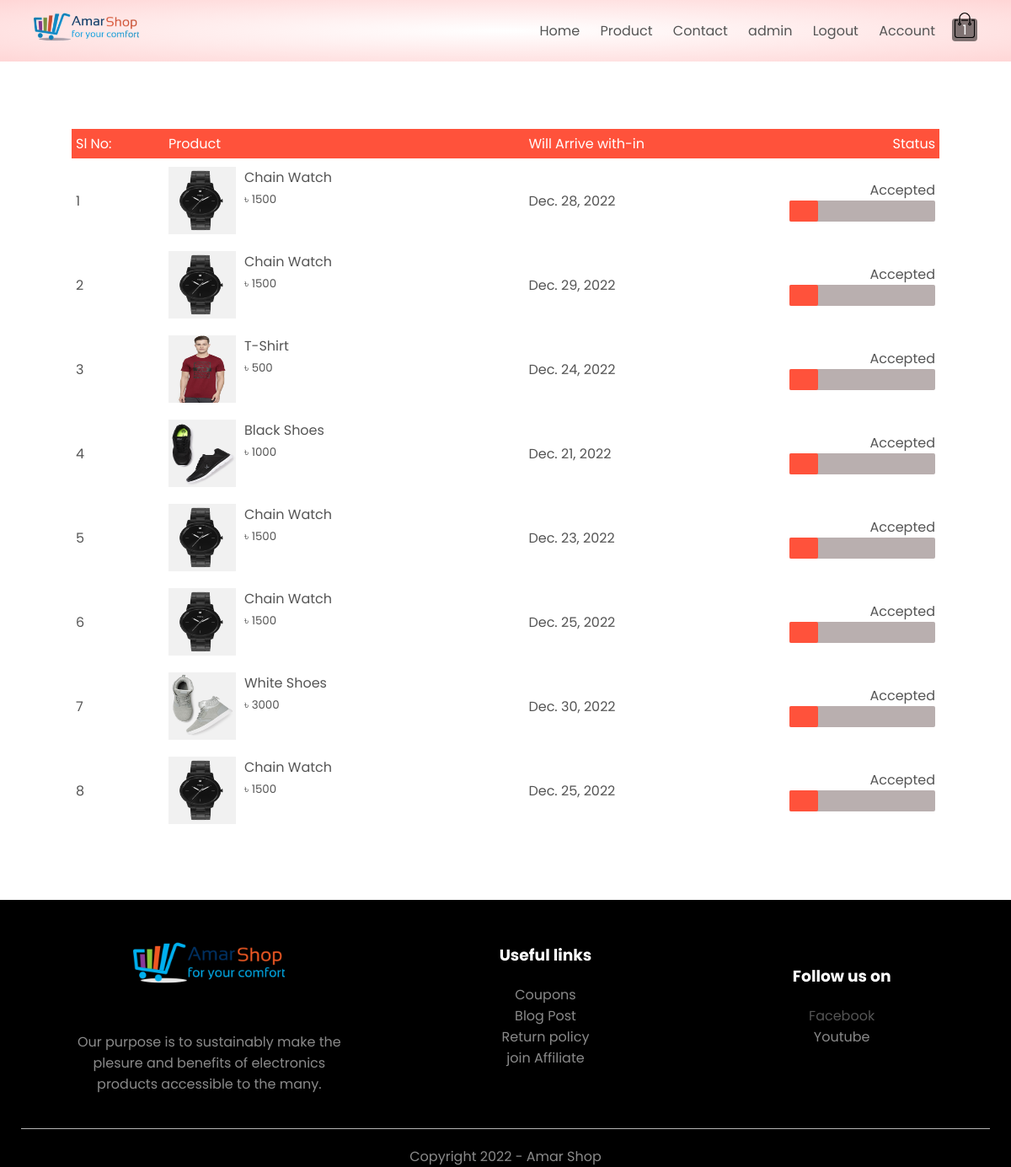
The app's page /track-orders/ (signed in), older data.
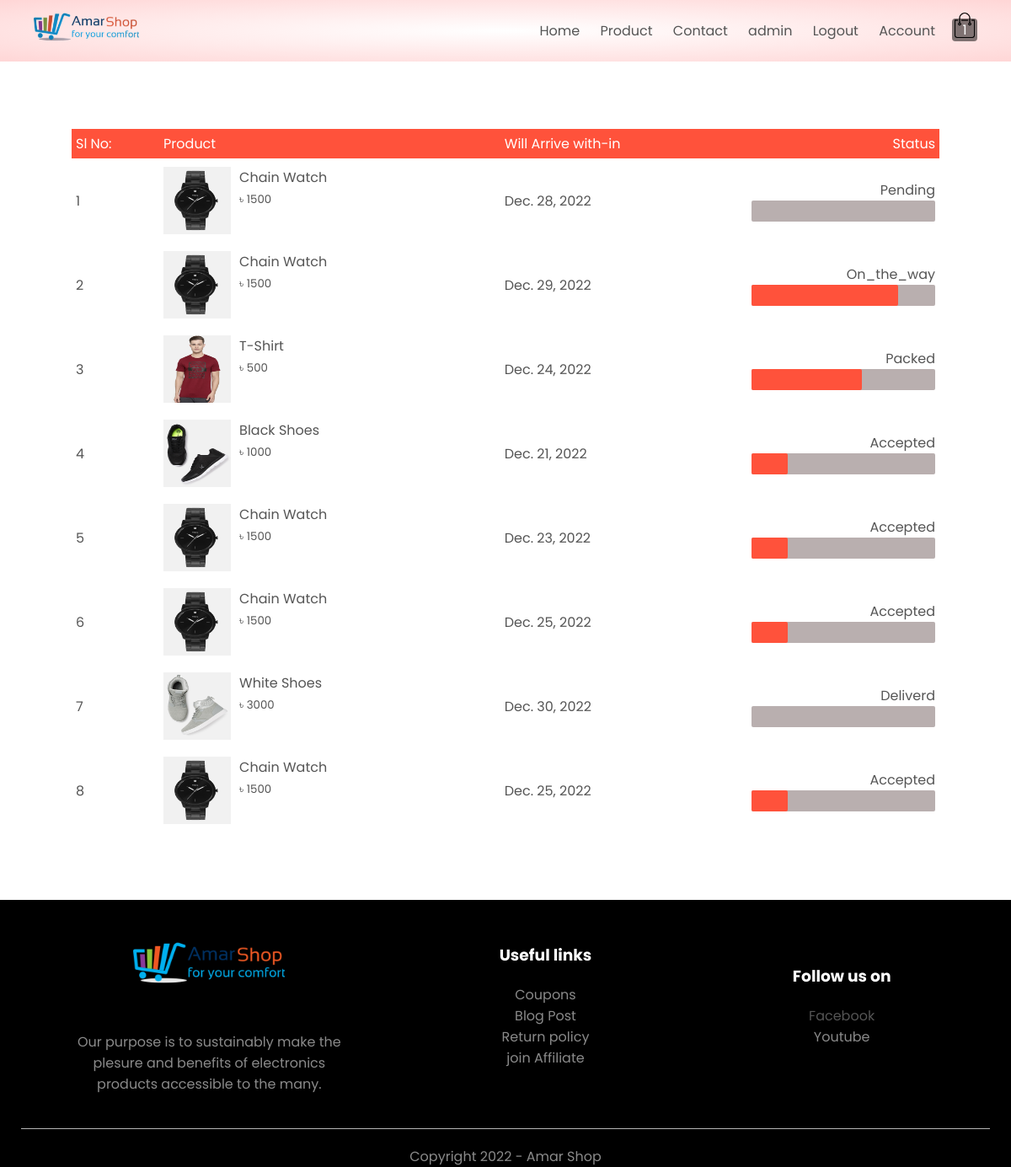
The same page, newer data.
### shop/models.py (models this page shows, shortened)
class OrderPlaced(models.Model):
    _user = models.ForeignKey(User, on_delete=models.CASCADE)
    _customer = models.ForeignKey(Customer, on_delete=models.CASCADE)
    product = models.ForeignKey(Product, on_delete=models.SET_NULL, null=True)
    quantity = models.PositiveIntegerField()
    total_amount = models.PositiveIntegerField(null=True, blank=True)
    is_paid = models.BooleanField(default=False)
    pay_method = models.CharField(max_length=10, choices=utails.PAY_CHOICES, null=True, blank=True)
    status = models.CharField(max_length=10, choices=utails.ORDER_STATUS, default=utails.ORDER_STATUS[0][0])
    will_arrive_on = models.DateField(null=True, blank=True)
    ordered_at = models.DateTimeField(auto_now_add=True)
    class Meta:
        ordering = ['ordered_at']
    @property
    def delivery_status(self):
        if self.status == 'accepted':
            status = 20
        elif self.status == 'packing':
            status = 40
        elif self.status == 'packed':
            status = 60
        elif self.status == 'on_the_way':
            status = 80
        elif self.status == 'delivered':
            status = 100
        else:
            status = 0
        return status

class ProductImage(models.Model):
    image = models.ImageField(upload_to=utails.get_upload_dir)
    @property
    def get_url(self):
        return f"/media/{self.image}"

class Product(models.Model):
    product_id = models.CharField(max_length=20, primary_key=True, unique=True, blank=True)
    category = models.CharField(max_length=50, choices=utails.PRODUCT_CATEGORY, null=True, blank=True)
    title = models.CharField(max_length=250)
    model = models.CharField(max_length=250, null=True, blank=True)
    image = models.ManyToManyField(ProductImage)
    description = models.TextField(null=True, blank=True)
    status = models.CharField(max_length=20, choices=utails.PRODUCT_STATUS, null=True, blank=True)
    quantity = models.PositiveIntegerField()
    regular_price = models.PositiveIntegerField()
    discount_price = models.PositiveIntegerField()
    rating = models.FloatField(default=5.0, null=True, blank=True)
    added_at = models.DateTimeField(auto_now_add=True)
    class Meta:
        ordering = ['added_at']

### shop/views.py (the view)
# urls.py: path('track-orders/', views.track_orders, name='track-orders'),
@login_required
def track_orders(request):
    user = request.user
    customers = [cus for cus in Customer.objects.filter(_user=user)]
    placed_order = OrderPlaced.objects.filter(_user=user, _customer__in=customers, is_paid=True)
    context = {
        'orders': placed_order,
    }
    return render(request, 'shop/orders.html', context)

### shop/templatetags/cart_product.py (called while the page is built)
@register.filter
def count_cart_product(user):
    try:
        all_cart_product = Cart.objects.filter(_user=user)
        if all_cart_product:
            count = 0
            for cart in all_cart_product:
                count += cart.quantity
            return count
    except Exception as e:
        pass
    return 0

### templates/shop/orders.html (shortened to what this page needs)
{% extends "base.html" %}
{% load static %}
{% block content %}
<div class="small-container cart-page" id="cart-main-container">
    {% if orders %}
    <table>
        <thead id="">
            <th>Sl No:</th>
            <th>Product</th>
            <th>Will Arrive with-in</th>
            <th>Status</th>
        </thead>
        {% for order in orders %}
        <tr>
            <td>
                <p>{{forloop.counter}}</p>
            </td>
            <td>
                <div class="cart-info">
                    {% with order.product.image.all|first as image %}
                        <img src="{{image.get_url}}"/>
                    {% endwith %}
                    <div class="">
                        <p>{{order.product.title}}</p>
                        <small>&#2547; {{order.product.discount_price}}</small>
                        <br>
                    </div>
                </div>
            </td>
            <td id="">
                <p class="">{{order.will_arrive_on}}</p>
            </td>
            <td>
                <p>{{order.status|capfirst}}</p>
                <div class="progress-container">
                    <div class="progress" style="width: {{order.delivery_status}}%;"></div>
                </div>
            </td>
        </tr>
        {% endfor %}
    </table>
    {% endif %}
</div>
{% endblock content %}

### templates/base.html (shortened to what this page needs)
{% load static %}
{% load cart_product %}
<!DOCTYPE html>
<html lang="en">
<head>
    <link rel="stylesheet" href="https://stackpath.bootstrapcdn.com/font-awesome/4.7.0/css/font-awesome.min.css">
    <link rel="stylesheet" href="{% static '/css/style.css' %}">
</head>
<body>
<div class="header" id="top">
    <div class="container">
        <div class="navbar">
            <div class="logo">
                <a href="{% url 'shop:home' %}"><img src="{% static '/images/icons/logo_main.png' %}" width="125px"></a>
            </div>
            <nav>
                <ul id="menu-items">
                    <li><a href="{% url 'shop:home' %}">Home</a></li>
                    <li><a href="{% url 'shop:products' %}">Product</a></li>
                    <li><a href="">Contact</a></li>
                    {% if request.user.is_authenticated %}
                        {% if request.user.username == 'admin' %}
                        <li><a href="/admin">{{request.user.username}}</a></li>
                        {% else %}
                        <li><a href="#">{{request.user}}</a></li>
                        {% endif %}
                        <li><a href="{% url 'account:logout' %}">Logout</a></li>
                    {% endif %}
                    {% if not request.user.is_authenticated %}
                        <li><a href="{% url 'account:home' %}">Account</a></li>
                    {% else %}
                        <li><a href="{% url 'account:profile' %}">Account</a></li>
                    {% endif %}
                </ul>
            </nav>
            <a href="{% url 'shop:cart' %}"><p class="badge" id="quantity-badge">{{request.user|count_cart_product}}</p><img src="{% static '/images/icons/cart.png' %}" width="30px" height="30px"></a>
        </div>
    </div>
</div>
{% block content %} {% endblock content %}
<div class="footer">
    <div class="container">
        <div class="row">
            <div class="footer-col-2">
                <img src="{% static '/images/icons/logo_footer.png' %}" alt="">
                <p>Our purpose is to sustainably make the plesure and benefits of electronics products accessible to the many.</p>
            </div>
            <div class="footer-col-3">
                <h3>Useful links</h3>
                <ul>
                    <li>Coupons</li>
                    <li>Blog Post</li>
                    <li>Return policy</li>
                    <li>join Affiliate</li>
                </ul>
            </div>
            <div class="footer-col-4">
                <h3>Follow us on</h3>
                <ul>
                    <li><a href="https://www.facebook.com/profile.php?id=100013294023949" target="_blank">Facebook</a></li>
                    <li>Youtube</li>
                </ul>
            </div>
        </div>
        <hr>
        <p class="copyright">Copyright 2022 - Amar Shop</p>
    </div>
</div>
</body>
</html>

### static/css/style.css (style rules this page uses)
* { margin: 0; padding: 0; box-sizing: border-box; font-family: 'Poppins', sans-serif; }
.header { background: radial-gradient(#fff, #ffd6d6); }
.container { max-width: 1200px; margin: auto; padding-left: 25px; padding-right: 25px; }
.navbar { display: flex; align-items: center; padding: 15px; }
nav { flex: 1; text-align: right; }
nav ul { display: inline-block; list-style-type: none; }
nav ul li { display: inline-block; margin-right: 20px; }
a { text-decoration: none; color: #555; }
p { color: #555; }
.row { display: flex; align-items: center; flex-wrap: wrap; justify-content: space-around; }
.small-container { max-width: 1080px; margin: auto; padding-left: 25px; padding-right: 25px; }
small { color: #555; }
.footer { background: #000; color: #8a8a8a; }
.footer p { color: #8a8a8a; }
.footer h3 { color: #fff; margin-bottom: 20px; }
.footer-col-1, .footer-col-2, .footer-col-3, .footer-col-4 { min-width: 250px; max-width: 30%; margin: 20px 0; }
.footer-col-2 { flex: 1; text-align: center; }
.footer-col-2 img { width: 180px; margin-bottom: 20px; }
.footer-col-3, .footer-col-4 { flex-basis: 12%; text-align: center; }
ul li { list-style-type: none; }
.footer hr { border: none; background: #b5b5b5; height: 1px; margin: 20px 0; }
.copyright { text-align: center; }
.cart-page { margin: 80px auto; }
table { width: 100%; border-collapse: collapse; }
.cart-info { display: flex; flex-wrap: wrap; }
th { text-align: left; padding: 5px; color: #fff; background: #ff523b; font-weight: normal; }
td { padding: 10px 5px; }
td img { width: 80px; height: 80px; margin-right: 10px; }
td:last-child { text-align: right; }
th:last-child { text-align: right; }
.badge { color: #ffffff; background-color: rgba(0, 0, 0, 0.5); padding: 1px; text-align: center; margin-bottom: -34px; font-weight: light; border-radius: 4px; }
.progress-container { width: 100%; background-color: rgb(185, 175, 175); border-radius: 2px; }
.progress { font-size: 0.8rem; text-align: right; color: white; border-radius: 2px; width: 0%; height: 25px; background-color: #ff523b; }

Row changes from the older to the newer data that the page shows:
changed OrderPlaced: status "Accepted" → "Pending"
changed OrderPlaced: status "Accepted" → "On_the_way"
changed OrderPlaced "T-Shirt": status "Accepted" → "Packed"
changed OrderPlaced "White Shoes": status "Accepted" → "Deliverd"
